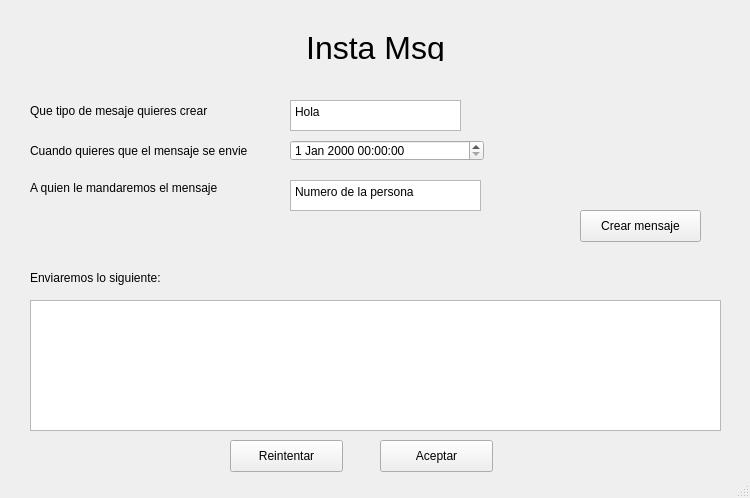
<?xml version="1.0" encoding="UTF-8"?>
<ui version="4.0">
 <class>MainWindow</class>
 <widget class="QMainWindow" name="MainWindow">
  <property name="geometry">
   <rect>
    <x>0</x>
    <y>0</y>
    <width>750</width>
    <height>498</height>
   </rect>
  </property>
  <property name="windowTitle">
   <string>MainWindow</string>
  </property>
  <widget class="QWidget" name="centralwidget">
   <widget class="QPlainTextEdit" name="promptInput">
    <property name="enabled">
     <bool>true</bool>
    </property>
    <property name="geometry">
     <rect>
      <x>290</x>
      <y>100</y>
      <width>171</width>
      <height>31</height>
     </rect>
    </property>
    <property name="plainText">
     <string>Hola</string>
    </property>
   </widget>
   <widget class="QLabel" name="label">
    <property name="geometry">
     <rect>
      <x>30</x>
      <y>100</y>
      <width>211</width>
      <height>21</height>
     </rect>
    </property>
    <property name="text">
     <string>Que tipo de mesaje quieres crear</string>
    </property>
   </widget>
   <widget class="QDateTimeEdit" name="dateTimeInput">
    <property name="geometry">
     <rect>
      <x>290</x>
      <y>140</y>
      <width>194</width>
      <height>21</height>
     </rect>
    </property>
   </widget>
   <widget class="QLabel" name="label_2">
    <property name="geometry">
     <rect>
      <x>30</x>
      <y>140</y>
      <width>251</width>
      <height>21</height>
     </rect>
    </property>
    <property name="text">
     <string>Cuando quieres que el mensaje se envie</string>
    </property>
   </widget>
   <widget class="QLabel" name="label_3">
    <property name="geometry">
     <rect>
      <x>30</x>
      <y>270</y>
      <width>261</width>
      <height>16</height>
     </rect>
    </property>
    <property name="text">
     <string>Enviaremos lo siguiente: </string>
    </property>
   </widget>
   <widget class="QLabel" name="label_4">
    <property name="geometry">
     <rect>
      <x>30</x>
      <y>180</y>
      <width>221</width>
      <height>16</height>
     </rect>
    </property>
    <property name="text">
     <string>A quien le mandaremos el mensaje</string>
    </property>
   </widget>
   <widget class="QPlainTextEdit" name="phoneInput">
    <property name="geometry">
     <rect>
      <x>290</x>
      <y>180</y>
      <width>191</width>
      <height>31</height>
     </rect>
    </property>
    <property name="plainText">
     <string>Numero de la persona</string>
    </property>
   </widget>
   <widget class="QPlainTextEdit" name="msgInputDisplay">
    <property name="geometry">
     <rect>
      <x>30</x>
      <y>300</y>
      <width>691</width>
      <height>131</height>
     </rect>
    </property>
   </widget>
   <widget class="QPushButton" name="retryButton">
    <property name="geometry">
     <rect>
      <x>230</x>
      <y>440</y>
      <width>113</width>
      <height>32</height>
     </rect>
    </property>
    <property name="text">
     <string>Reintentar</string>
    </property>
   </widget>
   <widget class="QPushButton" name="acceptButton">
    <property name="geometry">
     <rect>
      <x>380</x>
      <y>440</y>
      <width>113</width>
      <height>32</height>
     </rect>
    </property>
    <property name="text">
     <string>Aceptar</string>
    </property>
   </widget>
   <widget class="QLabel" name="label_5">
    <property name="geometry">
     <rect>
      <x>240</x>
      <y>30</y>
      <width>271</width>
      <height>31</height>
     </rect>
    </property>
    <property name="text">
     <string>&lt;html&gt;&lt;head/&gt;&lt;body&gt;&lt;p align=&quot;center&quot;&gt;&lt;span style=&quot; font-size:24pt; font-weight:448;&quot;&gt;Insta Msg&lt;/span&gt;&lt;/p&gt;&lt;/body&gt;&lt;/html&gt;</string>
    </property>
   </widget>
   <widget class="QPushButton" name="createMsgButton">
    <property name="geometry">
     <rect>
      <x>580</x>
      <y>210</y>
      <width>121</width>
      <height>32</height>
     </rect>
    </property>
    <property name="text">
     <string>Crear mensaje</string>
    </property>
   </widget>
  </widget>
  <widget class="QStatusBar" name="statusbar"/>
 </widget>
 <resources/>
 <connections/>
</ui>
